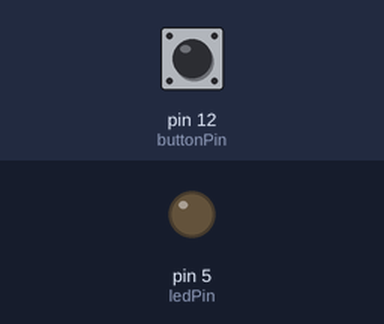
A sketch run on a simulated Arduino Uno, built with avr-gcc and run on an emulated ATmega328P. Shown: output pins drawn as LEDs (lit = HIGH). Inputs (shaded band) come from the test bench; at power-on: pin 12 (buttonPin) HIGH. What the sketch prints to the serial monitor is not drawn.

Above: at 1.2 s.
1.3 s: pin 12 (buttonPin) pulled LOW for 0.15 s
At 1.38 s:
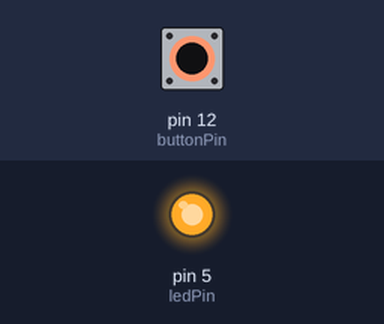
2.9 s: pin 12 (buttonPin) pulled LOW for 3.2 s
At 6.4 s:
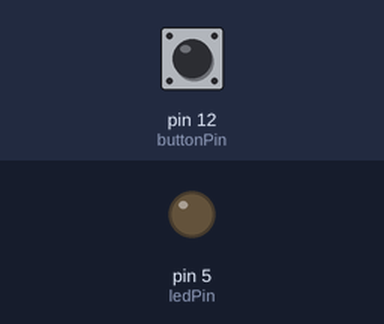
Timing chart, 0 to 7.9 s (numbered marks = the images above; inputs shaded):
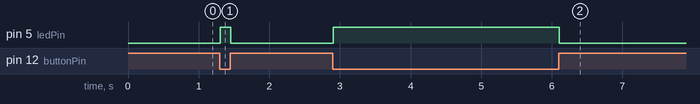

The sketch:

buttonBuiltIn.ino
```cpp
int const buttonPin = 12;
int const ledPin = 5;

void setup() {
  Serial.begin(9600);
  // put your setup code here, to run once:
  pinMode(buttonPin,INPUT_PULLUP);
  pinMode(ledPin, OUTPUT);
}

void loop() {
  //read the pushbutton value into a variable
  int sensorVal = digitalRead(buttonPin);
  //print out the value of the pushbutton
  Serial.println(sensorVal);

  // Keep in mind the pullup means the pushbutton's
  // logic is inverted. It goes HIGH when it's open,
  // and LOW when it's pressed. Turn on pin 13 when the
  // button's pressed, and off when it's not:
  if (sensorVal == HIGH) {
    digitalWrite(ledPin, LOW);
  } else {
    digitalWrite(ledPin, HIGH);
  }

}
```

Measured:
- after the input at 1.3 s, pin 5 (ledPin): LOW → HIGH at once, → LOW 0.15 s later
- after the input at 2.9 s, pin 5 (ledPin): LOW → HIGH at once, → LOW 3.2 s later
